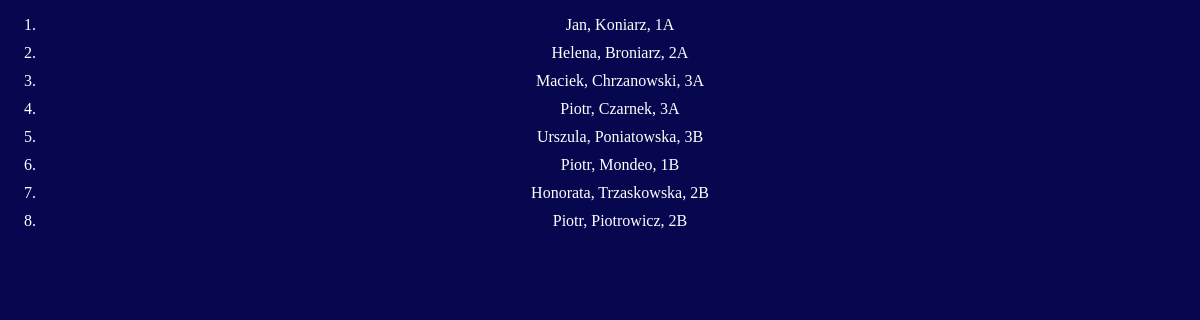
Screenshot of /naj.php with the database file from the repository.
### tables this page shows
CREATE TABLE `uczniowie` (
  `id` int(11) NOT NULL,
  `Imie` text DEFAULT NULL,
  `Nazwisko` text DEFAULT NULL,
  `Klasa` text DEFAULT NULL,
  `SREDNIA` float DEFAULT NULL,
  `Orzeczenie` tinyint(1) DEFAULT NULL
);

### conn.php (called while the page is built, shortened)
<?php
function query(string $query, array $params = null): array
{
	$db = "szkola";
	$user = "root";
	$password = "";
	$host = "localhost";
	$conn = new mysqli($host, $user, $password, $db);
	mysqli_set_charset($conn, "utf-8");
	$q = $conn->query($query);
	$res = $q->fetch_all(MYSQLI_ASSOC);
	if ($res) {
		return $res;
	}
}

### naj.php (the view, shortened to what this page needs)
<!DOCTYPE html>
<html lang="en">
<head>
	<link rel="stylesheet" href="./styles/main.css">
</head>
<body>
	<ol>
		<?php
		require_once("conn.php");
		$res = query("SELECT * FROM `uczniowie` WHERE `srednia`>5 ORDER BY `srednia` DESC");
		for ($i = 0; $i < count($res); $i++) {
			echo "<li>";
			$row = $res[$i];
			echo sprintf("%s, %s, %s", $row["Imie"], $row["Nazwisko"], $row["Klasa"]);
			echo "</li>";
		}
		?>
	</ol>
</body>
</html>

### styles/main.css (style rules this page uses)
body, html { margin: 0; padding: 0; background: rgb(7, 7, 80); color: white; text-align: center; }
.one, li { margin: 10px 0; }

### rows the page displays
uczniowie: Imie "Jan", Nazwisko "Koniarz", Klasa "1A"
uczniowie: Imie "Helena", Nazwisko "Broniarz", Klasa "2A"
uczniowie: Imie "Maciek", Nazwisko "Chrzanowski", Klasa "3A"
uczniowie: Imie "Piotr", Nazwisko "Czarnek", Klasa "3A"
uczniowie: Imie "Urszula", Nazwisko "Poniatowska", Klasa "3B"
uczniowie: Imie "Piotr", Nazwisko "Mondeo", Klasa "1B"
uczniowie: Imie "Honorata", Nazwisko "Trzaskowska", Klasa "2B"
uczniowie: Imie "Piotr", Nazwisko "Piotrowicz", Klasa "2B"
